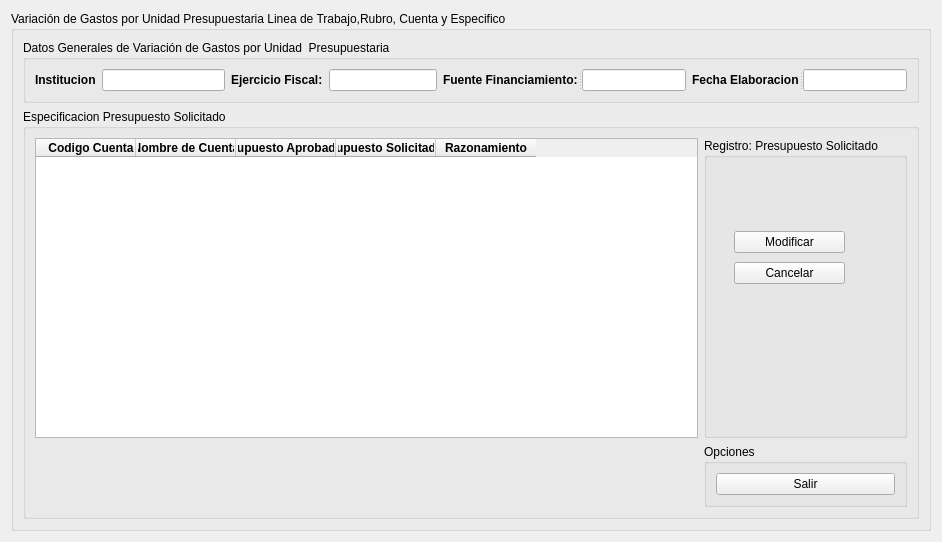
<?xml version="1.0" encoding="UTF-8"?>
<ui version="4.0">
 <class>edicionvariavcion</class>
 <widget class="QWidget" name="edicionvariavcion">
  <property name="windowModality">
   <enum>Qt::ApplicationModal</enum>
  </property>
  <property name="geometry">
   <rect>
    <x>0</x>
    <y>0</y>
    <width>942</width>
    <height>512</height>
   </rect>
  </property>
  <property name="windowTitle">
   <string>Edicion Variacion de Gastos Presupuestaria</string>
  </property>
  <property name="windowIcon">
   <iconset>
    <normaloff>:/iconos/Oxygen_Refit_thumb[2].png</normaloff>:/iconos/Oxygen_Refit_thumb[2].png</iconset>
  </property>
  <layout class="QGridLayout" name="gridLayout_4">
   <item row="0" column="0">
    <widget class="QGroupBox" name="groupBox_2">
     <property name="title">
      <string>Variación de Gastos por Unidad Presupuestaria Linea de Trabajo,Rubro, Cuenta y Especifico</string>
     </property>
     <property name="flat">
      <bool>false</bool>
     </property>
     <property name="checkable">
      <bool>false</bool>
     </property>
     <layout class="QGridLayout" name="gridLayout_3">
      <item row="0" column="0">
       <widget class="QGroupBox" name="groupBox">
        <property name="title">
         <string>Datos Generales de Variación de Gastos por Unidad  Presupuestaria</string>
        </property>
        <layout class="QGridLayout" name="gridLayout">
         <item row="0" column="0">
          <widget class="QLabel" name="Institucion">
           <property name="font">
            <font>
             <weight>75</weight>
             <bold>true</bold>
            </font>
           </property>
           <property name="text">
            <string>Institucion</string>
           </property>
          </widget>
         </item>
         <item row="0" column="2">
          <layout class="QHBoxLayout" name="horizontalLayout_6">
           <item>
            <widget class="QLabel" name="EjercicioFiscal">
             <property name="font">
              <font>
               <weight>75</weight>
               <bold>true</bold>
              </font>
             </property>
             <property name="text">
              <string>Ejercicio Fiscal:</string>
             </property>
            </widget>
           </item>
           <item>
            <widget class="QLineEdit" name="EjercicioFiscal2">
             <property name="readOnly">
              <bool>true</bool>
             </property>
            </widget>
           </item>
          </layout>
         </item>
         <item row="0" column="3">
          <layout class="QHBoxLayout" name="horizontalLayout_8">
           <item>
            <widget class="QSplitter" name="splitter_3">
             <property name="orientation">
              <enum>Qt::Horizontal</enum>
             </property>
             <widget class="QLabel" name="EjercicioFiscal_4">
              <property name="font">
               <font>
                <weight>75</weight>
                <bold>true</bold>
               </font>
              </property>
              <property name="text">
               <string>Fuente Financiamiento:</string>
              </property>
             </widget>
             <widget class="QLineEdit" name="FuenteFinanciamiento">
              <property name="readOnly">
               <bool>true</bool>
              </property>
             </widget>
            </widget>
           </item>
          </layout>
         </item>
         <item row="0" column="4">
          <layout class="QHBoxLayout" name="horizontalLayout_9">
           <item>
            <widget class="QSplitter" name="splitter">
             <property name="orientation">
              <enum>Qt::Horizontal</enum>
             </property>
             <widget class="QLabel" name="FechaElaboracion">
              <property name="font">
               <font>
                <weight>75</weight>
                <bold>true</bold>
               </font>
              </property>
              <property name="text">
               <string>Fecha Elaboracion</string>
              </property>
             </widget>
             <widget class="QLineEdit" name="Fecha">
              <property name="readOnly">
               <bool>true</bool>
              </property>
             </widget>
            </widget>
           </item>
          </layout>
         </item>
         <item row="0" column="1">
          <widget class="QLineEdit" name="Institucion2">
           <property name="readOnly">
            <bool>true</bool>
           </property>
          </widget>
         </item>
        </layout>
       </widget>
      </item>
      <item row="1" column="0">
       <widget class="QGroupBox" name="groupBox_3">
        <property name="title">
         <string>Especificacion Presupuesto Solicitado</string>
        </property>
        <layout class="QGridLayout" name="gridLayout_2">
         <item row="0" column="0">
          <widget class="QTableWidget" name="tablaVariacion">
           <property name="minimumSize">
            <size>
             <width>660</width>
             <height>300</height>
            </size>
           </property>
           <property name="maximumSize">
            <size>
             <width>800</width>
             <height>600</height>
            </size>
           </property>
           <property name="cursor" stdset="0">
            <cursorShape>ArrowCursor</cursorShape>
           </property>
           <property name="mouseTracking">
            <bool>true</bool>
           </property>
           <property name="autoFillBackground">
            <bool>true</bool>
           </property>
           <property name="lineWidth">
            <number>3</number>
           </property>
           <property name="editTriggers">
            <set>QAbstractItemView::AllEditTriggers</set>
           </property>
           <property name="dragEnabled">
            <bool>false</bool>
           </property>
           <property name="dragDropOverwriteMode">
            <bool>true</bool>
           </property>
           <property name="alternatingRowColors">
            <bool>true</bool>
           </property>
           <property name="textElideMode">
            <enum>Qt::ElideNone</enum>
           </property>
           <property name="horizontalScrollMode">
            <enum>QAbstractItemView::ScrollPerItem</enum>
           </property>
           <property name="wordWrap">
            <bool>false</bool>
           </property>
           <property name="rowCount">
            <number>0</number>
           </property>
           <property name="columnCount">
            <number>5</number>
           </property>
           <column>
            <property name="text">
             <string>   Codigo Cuenta</string>
            </property>
            <property name="font">
             <font>
              <weight>75</weight>
              <bold>true</bold>
             </font>
            </property>
           </column>
           <column>
            <property name="text">
             <string notr="true">Nombre de Cuenta</string>
            </property>
            <property name="font">
             <font>
              <weight>75</weight>
              <bold>true</bold>
             </font>
            </property>
           </column>
           <column>
            <property name="text">
             <string>Presupuesto Aprobado (a)</string>
            </property>
            <property name="font">
             <font>
              <weight>75</weight>
              <bold>true</bold>
             </font>
            </property>
           </column>
           <column>
            <property name="text">
             <string>Presupuesto Solicitado (b)</string>
            </property>
            <property name="font">
             <font>
              <weight>75</weight>
              <bold>true</bold>
             </font>
            </property>
           </column>
           <column>
            <property name="text">
             <string>Razonamiento</string>
            </property>
            <property name="font">
             <font>
              <weight>75</weight>
              <bold>true</bold>
             </font>
            </property>
           </column>
          </widget>
         </item>
         <item row="0" column="3">
          <widget class="QGroupBox" name="groupBox_4">
           <property name="title">
            <string>Registro: Presupuesto Solicitado</string>
           </property>
           <widget class="QWidget" name="layoutWidget_2">
            <property name="geometry">
             <rect>
              <x>30</x>
              <y>90</y>
              <width>111</width>
              <height>61</height>
             </rect>
            </property>
            <layout class="QVBoxLayout" name="verticalLayout_2">
             <item>
              <widget class="QPushButton" name="AgregarButton">
               <property name="text">
                <string>Modificar</string>
               </property>
              </widget>
             </item>
             <item>
              <widget class="QPushButton" name="cancelarButton">
               <property name="text">
                <string>Cancelar</string>
               </property>
               <property name="icon">
                <iconset>
                 <normaloff>:/iconos/pre2-iconos.png</normaloff>:/iconos/pre2-iconos.png</iconset>
               </property>
              </widget>
             </item>
            </layout>
           </widget>
          </widget>
         </item>
         <item row="1" column="3">
          <widget class="QGroupBox" name="groupBox_5">
           <property name="title">
            <string>Opciones</string>
           </property>
           <layout class="QVBoxLayout" name="verticalLayout_5">
            <item>
             <widget class="QPushButton" name="salirButton">
              <property name="text">
               <string>Salir</string>
              </property>
             </widget>
            </item>
           </layout>
          </widget>
         </item>
        </layout>
       </widget>
      </item>
     </layout>
    </widget>
   </item>
  </layout>
 </widget>
 <resources/>
 <connections>
  <connection>
   <sender>salirButton</sender>
   <signal>clicked()</signal>
   <receiver>edicionvariavcion</receiver>
   <slot>close()</slot>
   <hints>
    <hint type="sourcelabel">
     <x>825</x>
     <y>461</y>
    </hint>
    <hint type="destinationlabel">
     <x>470</x>
     <y>255</y>
    </hint>
   </hints>
  </connection>
 </connections>
</ui>
